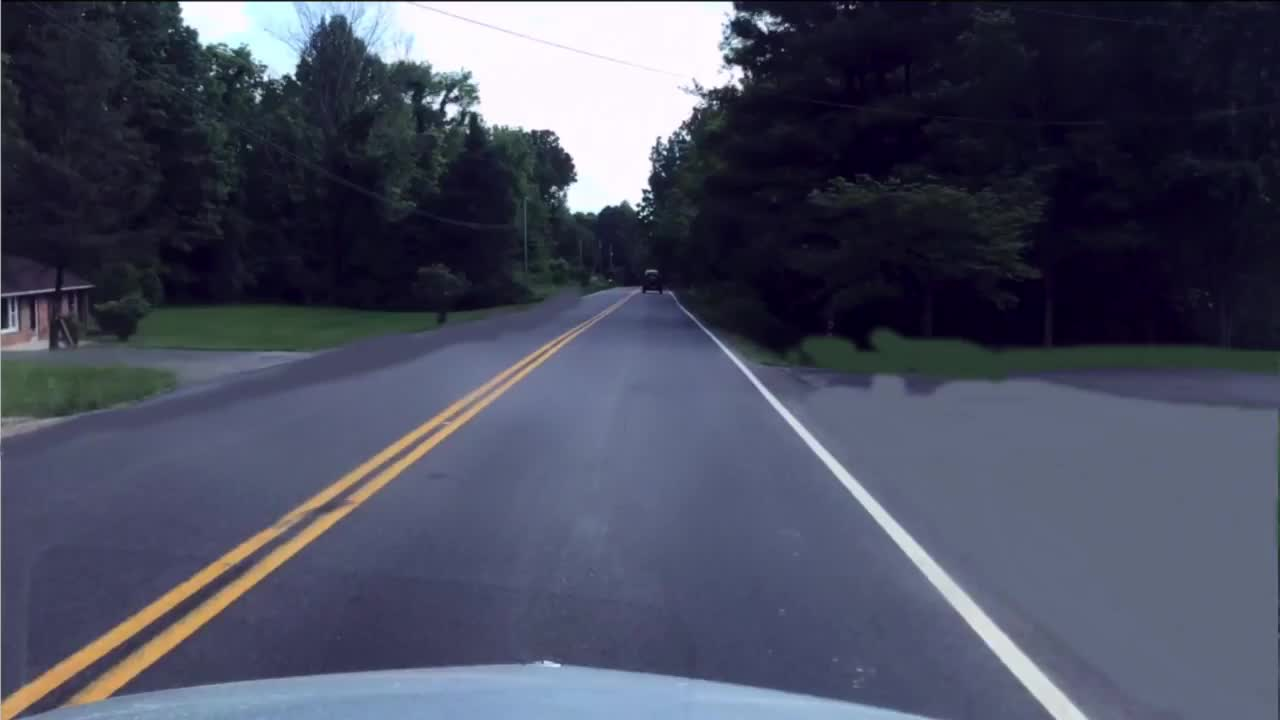
#> input picture Chapter 05. Image segmentation/images/car.png, 1280 x 720 px; the run also reads 1 picture not shown here
$ jupyter execute '5.1 Contour-based techniques.ipynb'   (older library calls are emulated)
#> lines starting #> are read from the running program, lines starting #| are printed output that depends on the picture; after the words box and inside, x2 and y2 are one past the last pixel; in counts of white or black regions, pixels touching at a corner belong together
# 5.1 Contour-based techniques for image segmentation

Image segmentation is the process of **assigning a label to every pixel in an image** such that pixels with the same label share certain characteristics. As a consequence, it produces regions whose pixels have similar properties (*e.g.* intensity, color, texture, or location in the image) which have a geometric and semantic meaning (see Fig.1). The result of image segmentation could be:
- a set of segments that collectively cover the entire image (e.g. thresholding),
- or a set of contours extracted from the image (e.g. edge detection).

<figure style="text-align:center">

  <figcaption>Fig. 1: Example of image segmentation where each region corresponds to an object in the scene.</figcaption>
</figure>

Conceptually, two traditional approaches to image segmentation exist (see Fig. 2):
- **Top-down segmentation** *(semantic segmentation)*, which considers that pixels from the same object in the scene should be in the same segmented region.
- **Bottom-up segmentation** *(pixel-driven segmentation)*, which establishes that similar pixels in the image must be in the same segmented region. $\\[5pt]$

<figure style="text-align:center">

  <figcaption>Fig. 2. An example of top-down and bottom-up approaches. Adopted from <a href="myfootnote1">[1]</a></figcaption>
</figure>

We put the spotlight here on bottom-up segmentation approaches. Methods following such approach can be grouped into:
- **Contour-based techniques**, which attempt to identify the image regions by detecting their contours.
- **Region-based techniques** that group together pixels that are similar.

In this book we are going to experience both, starting with **contour-based techniques**, whose are based on detecting specific contours in the image (e.g. circles). In this context, image contours are defined as edge pixels that enclose a region.

Contour-based techniques could be roughly classified into:
- **Local tecniques.** Try to segment regions by detecting closed contours, which typically enclose pixels with similar intensities.
   - LoG + zero crossing.
   - Edge following (Canny operator).
- **Global techniques.** Detect particular shapes in the image (circles, lines, etc.).
   - Hough transform.

This notebook will cover the **Hough transform** (<a href="#511">section 5.1.1</a>), a contour-based technique that can be used for detecting regions with an arbitrary shape in images.

## Problem context - Self-driving car

A prestigious company located at PTA (The Andalusia Technology Park) is organizing a [hackathon](https://en.wikipedia.org/wiki/Hackathon) for this year in order to motivate college students to make further progress in the autonomous cars field. Computer vision students at UMA decided to take part in it, but the organizers have posed an initial basic task to guarantee that participants have expertise in image processing techniques.

This way, the company sent to students a task for **implementing a basic detector of road lane lines using OpenCV in python**. We are lucky! These are two tools that we know well ;).

Detecting lines in a lane is a fundamental task for autonomous vehicles while driving on the road. It is the building block to other path planning and control actions like breaking and steering.

So here we are! We are going to detect road lane lines using Hough transform in OpenCV.$\\[5pt]$

<center>$\\[10pt]$</center>

[cell 1]
import numpy as np
import cv2
import math
import matplotlib.pyplot as plt
import matplotlib
import scipy.stats as stats

matplotlib.rcParams['figure.figsize'] = (10.0, 10.0)
images_path = './images/'

## 5.1.1 Hough transform <a id="511"></a>

The **Hough Transform** is a technique for the detection of arbitrary shapes in an image. For that, such shapes must be expressed in:

- analytical form (**classic Hough**), e.g. using the mathematical representation of lines, circles, ellipses, etc., or
- in a numerical form (**generalized Hough**) where the shape is given by a table.

Since our goal is to detect lines, we will focus here on analytically expressed shapes. Specifically, a line can be represented analytically as:

$$y = mx + n$$

or in its parametric form, as:

$$\rho = x \cos \theta + y \sin \theta$$

where $\rho$ is the perpendicular distance from the origin $(0,0)$ to the line, and $\theta$ is the angle formed by this perpendicular line and the horizontal axis measured in counter-clockwise (see Fig. 3). Thereby, we are going to represent lines using the pair of parameters $(\rho, \theta)$.

<figure style="text-align:center">

  <figcaption>Fig. 3. Parametric representation of a line.</figcaption>
</figure>

The Hough transform works by a voting procedure, which is carried out in a parameter space ($\rho,\theta$ in our case). This technique consists of the following steps:

1. **Build an accumulator matrix**, where rows index the possible values of $\rho$, and columns those for $\theta$. For example, if the possible values for $\rho$ are $0, 1, 2, \ldots d$ (where $d$ is the max distance e.g. diagonal size of the image) and those for $\theta$ are $0, 1, 2 \ldots 179$, the matrix shape would be $(d,180)$.

[cell 2]
# Define possible rho and theta values
theta_values = [0,np.pi/4,np.pi/2,3*np.pi/4]
rho_values = [0,1,2,3,4,5]

# Create the accumulator
acc = np.zeros([len(rho_values),len(theta_values)])

2. **Binarize the input image** to obtain pixels that are candidates to belong to the shape contours (e.g. by applying an edge detector).

[cell 3]
# Coordinates of white points in binary image
xs = np.array([1,2,3])
ys = np.array([4,3,2])

# Initial image
plt.subplot(221)
blank_image = np.zeros((6,4,1), np.uint8)
blank_image[ys,xs] = 255
plt.imshow(blank_image, cmap='gray');
plt.title('Initial binary image')

# Show them!
plt.subplot(222)
plt.plot(xs,ys,'rx')
plt.axis('scaled')
axes = plt.gca()
axes.set_xlim([0,4])
axes.set_ylim([0,6])
plt.gca().invert_yaxis()
plt.title('White pixels in binary image');
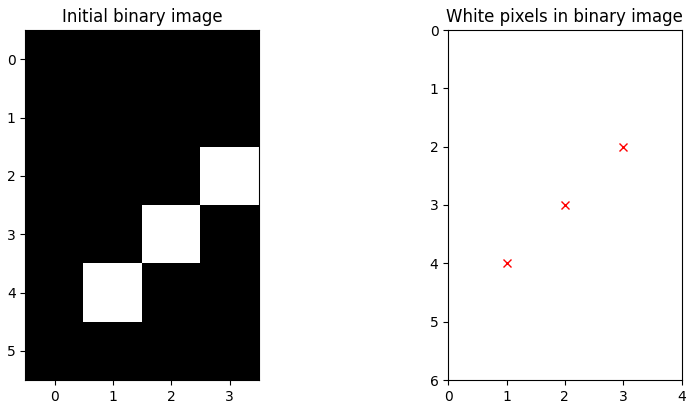
#> figure drawn by matplotlib, 2 panels

3. For each candidate (white pixel):
   1. **Evaluate**: Since the point coordinates $(x,y)$ are known, place them in the line parametric form and iterate over the possible values of $\theta$ to obtain the values for $\rho$. In the previous example $\rho_i = x \cos \theta_i + y \sin \theta_i, \forall i\in[0,180]$
   2. **Vote**: For every obtained pair $(\rho_i, \theta_i)$ increment by one the value of its associated cell in the accumulator.

If we do this with an accumulator with an enough resolution, we would get a sinusoid.

[cell 4]
# For each white pixel
# reset the accumulator
acc = np.zeros([len(rho_values),len(theta_values)])

for i in range (0,len(xs)):
    x = xs[i]
    y = ys[i]

    # Show the point voting
    subplot_index = str(32) + str(i*2+1)
    plt.subplot(int(subplot_index))
    plt.axis('scaled')
    axes = plt.gca()
    axes.set_xlim([0,4])
    axes.set_ylim([0,6])

    plt.plot(xs,ys,'rx')
    plt.plot(x,y,'co')

    plt.title('Pixel being evaluated at iteration ' + str(i+1))
    plt.gca().invert_yaxis()


    # Ecaluate the (x,y) coordinates for different values of theta, and
    # retrieve rho
    for theta_index in range(0,len(theta_values)):
        theta = theta_values[theta_index]
        rho = x*np.cos(theta) + y*np.sin(theta)
        rho = int(np.round(rho))
        # Vote!
        acc[rho][theta_index] += 1.0

    # Show the acccumulator
    subplot_index = str(32) + str(i*2+2)
    plt.subplot(int(subplot_index))
    plt.imshow(acc,cmap='gray',vmax=3);
    plt.xticks([0, 1, 2, 3], ['0','pi/4','pi/2','3pi/4'])
    plt.title('Accumulator values')
    print(acc.max())
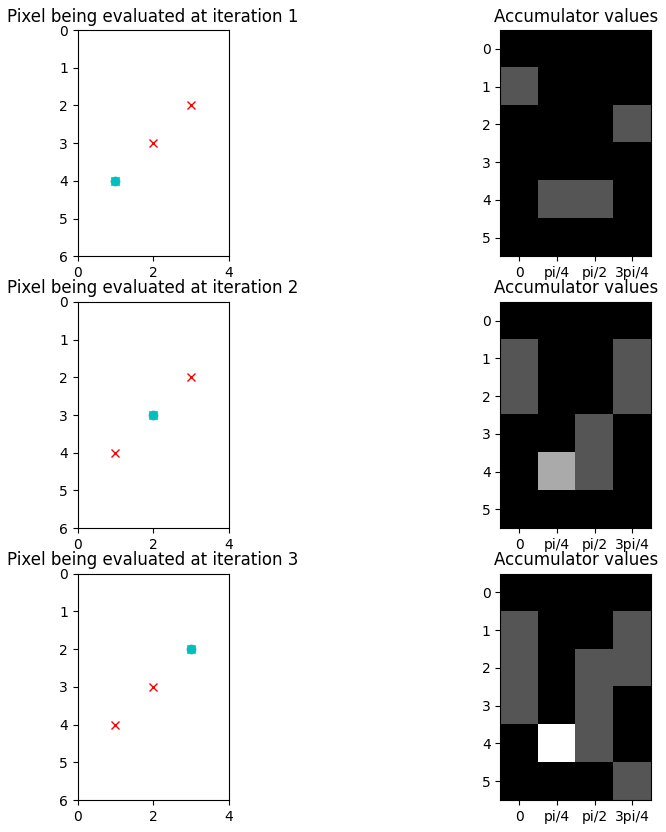
#> figure drawn by matplotlib, 6 panels

4. Finally, **obtain the shape candidates** by setting a threshold to control how many votes needs a pair $(\rho, \theta)$  to be considered a line, and by applying local maxima in the accumulator space. $\\[10pt]$

<figure style="text-align:center">

  <figcaption>Fig. 3. Left, image space. Right, parameter space illustrating the evolution of the votes. Note that in this example $\theta$ have only 8 possible values.</figcaption>
</figure>

The idea behind this algorithm is that when a pixel in the image space votes for all the lines that go through it in the parameter space, when a second pixel belonging to the same line votes, then the line connecting both pixels would have two votes.

#### <font color="orange">OpenCV pill</font>

OpenCV implements the method [`cv2.HoughLines()`](https://docs.opencv.org/4.2.0/dd/d1a/group__imgproc__feature.html#ga46b4e588934f6c8dfd509cc6e0e4545a) for detecting lines using the Hough transform. However, prior to its usage, and as commented in the `step 1.` of the algorithm, it is needed a binary image. For that we are going to resort to our old friend the Canny algorithm, so the detected edges will be the white pixes in the binary image.

As we now, noisy images seriously hamper the performance of computer vision techniques, and since [cv2.Canny()](https://docs.opencv.org/4.2.0/dd/d1a/group__imgproc__feature.html#ga04723e007ed888ddf11d9ba04e2232de) does not include blurring, we provide here a method called `gaussian_smoothing()` to assist you in that task.

[cell 5]
def gaussian_smoothing(image, sigma, w_kernel):
    """ Blur and normalize input image.

        Args:
            image: Input image to be binarized
            sigma: Standard deviation of the Gaussian distribution
            w_kernel: Kernel aperture size

        Returns:
            binarized: Blurred image
    """

    # Define 1D kernel
    s=sigma
    w=w_kernel
    kernel_1D = [np.exp(-z*z/(2*s*s))/np.sqrt(2*np.pi*s*s) for z in range(-w,w+1)]

    # Apply distributive property of convolution
    kernel_2D = np.outer(kernel_1D,kernel_1D)

    # Blur image
    smoothed_img = cv2.filter2D(image,cv2.CV_8U,kernel_2D)

    # Normalize to [0 254] values
    smoothed_norm = np.array(image.shape)
    smoothed_norm = cv2.normalize(smoothed_img,None, 0, 255, cv2.NORM_MINMAX)

    return smoothed_norm

### **<span style="color:green"><b><i>ASSIGNMENT 1: Detecting lines with Hough</i></b></span>**

**Your first task is** to apply [`cv2.HoughLines()`](https://docs.opencv.org/4.2.0/dd/d1a/group__imgproc__feature.html#ga46b4e588934f6c8dfd509cc6e0e4545a) to the image `car.png`, a test image taken from the frontal camera of a car. Draw the resultant lines using [`cv2.line()`](https://docs.opencv.org/4.2.0/d6/d6e/group__imgproc__draw.html#ga7078a9fae8c7e7d13d24dac2520ae4a2).

The main inputs of `cv2.HoughLines()` are:

- *image*: binary input image
- *rho*: distance resolution of the accumulator in pixels (usually 1, it may be bigger for high resolution images)
- *theta*: angle resolution of the accumulator in radians. (usually $\frac{\pi}{180}$)$\\[2pt]$
- *threshold*: only line candidates having a number of votes $>$ threshold are returned.

And it returns:
- a  $( n\_lines x 1 x 2 )$ array containing, in each row, the parameters of each detected line in the $[\rho,\theta]$ format.

*Note that, for drawing the lines, you have to [transform the resultant lines](https://answers.opencv.org/question/21132/draw-the-lines-detected-by-cvhoughlines/) from the $(\rho, \theta)$ space to Cartesian coordinates.*

Try different parameter values until you get something like this:

<figure style="text-align:center">

  <figcaption>Fig. 4. Example of lines detection.</figcaption>
</figure>

[cell 6]
# Assignment 1
# Read the image
image = cv2.imread(images_path + "car.png",-1)
#> image is the input picture: shape (720, 1280, 3); mean B, G, R 94.7, 76.1, 72.6

# Convert to RGB and get gray image
image = cv2.cvtColor(image, cv2.COLOR_BGR2RGB)
gray = cv2.cvtColor(image, cv2.COLOR_RGB2GRAY)
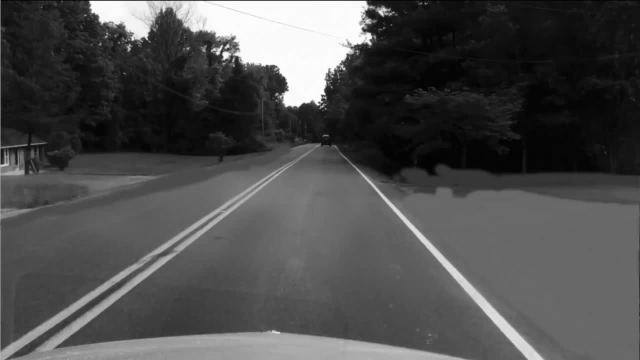
#> gray: shape (720, 1280) (shown at 1/2 size); min 1, max 255, mean 77.2

# Blur the gray image
gray = gaussian_smoothing(gray,2,5)

# Apply Canny algorithm
edges = cv2.Canny(gray,100,200,apertureSize = 3)
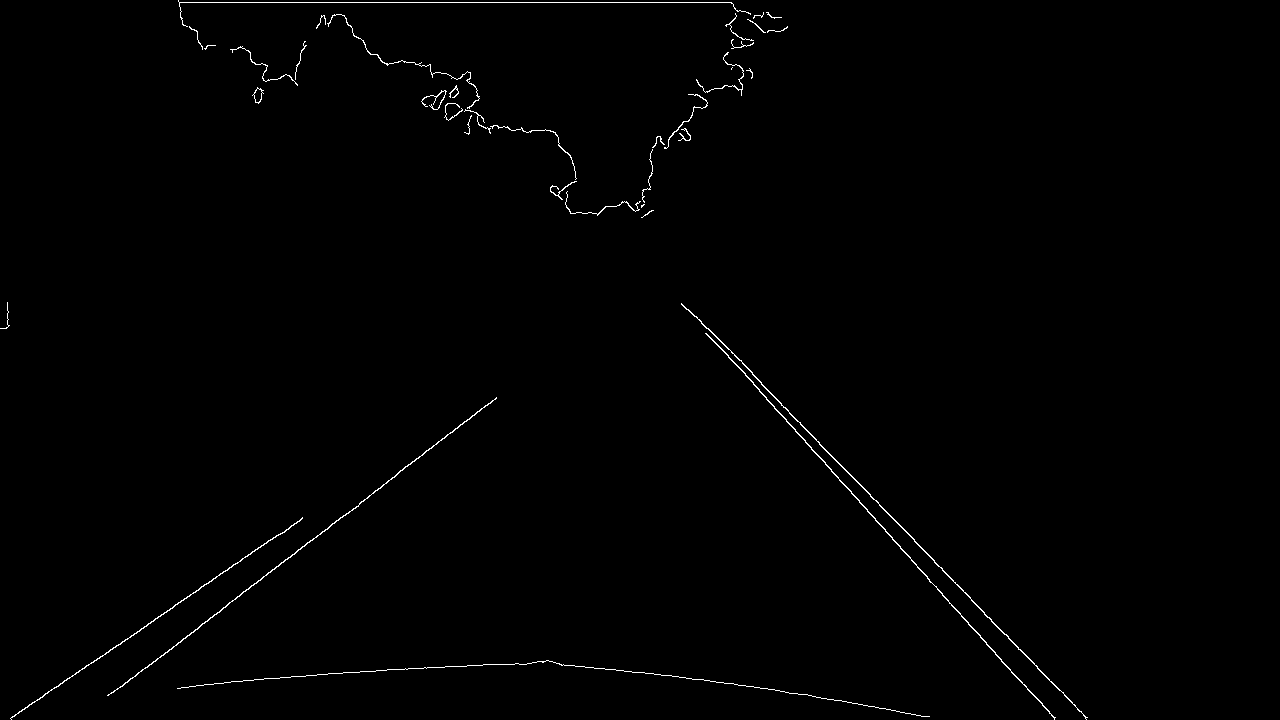
#> edges: shape (720, 1280); 0.64% white in thin lines or dots, all inside (x1, y1, x2, y2) = (0, 0, 1088, 720)

# Search for lines using Hough transform
lines = cv2.HoughLines(edges, rho=1, theta=np.pi/180, threshold=150)
#> lines = [[2, 1.57], [-303, 2.41], [-282, 2.37], [-262, 2.36], [617, 0.908], [600, 0.977], [596, 0.96], [689, 1.52], [695, 1.5], [-264, 2.36]]

# For each line
for i in range(0, len(lines)):

    # Transform from polar coordinates to cartesian coordinates
    rho = lines[i][0][0]
    theta = lines[i][0][1]

    a = math.cos(theta)
    b = math.sin(theta)

    x0 = rho * a
    y0 = rho * b

    # Get two points in that line
    x1 = int(x0 + 2000*(-b));
    y1 = int(y0 + 2000*(a))
    pt1 = (x1,y1)
    x2 = int(x0 - 2000*(-b))
    y2 = int(y0 - 2000*(a))
    pt2 = (x2,y2)

    # Draw the line in the RGB image
    cv2.line(image, pt1, pt2, (255,0,0), 3, cv2.LINE_AA)
#> this loop made 10 passes
#> (rho, theta, a, b, x0, y0, x1, y1) on passes 1 to 8: (2, 1.57, -4.37e-08, 1, -8.74e-08, 2, -2000, 1), (-303, 2.41, -0.743, 0.669, 225.2, -202.7, -1113, -1689), (-282, 2.37, -0.719, 0.695, 202.9, -195.9, -1186, -1634), (-262, 2.36, -0.707, 0.707, 185.3, -185.3, -1228, -1599), (617, 0.908, 0.616, 0.788, 379.9, 486.2, -1196, 1717), (600, 0.977, 0.559, 0.829, 335.5, 497.4, -1322, 1615), (596, 0.96, 0.574, 0.819, 341.9, 488.2, -1296, 1635), (689, 1.52, 0.0523, 0.999, 36.06, 688.1, -1961, 792)
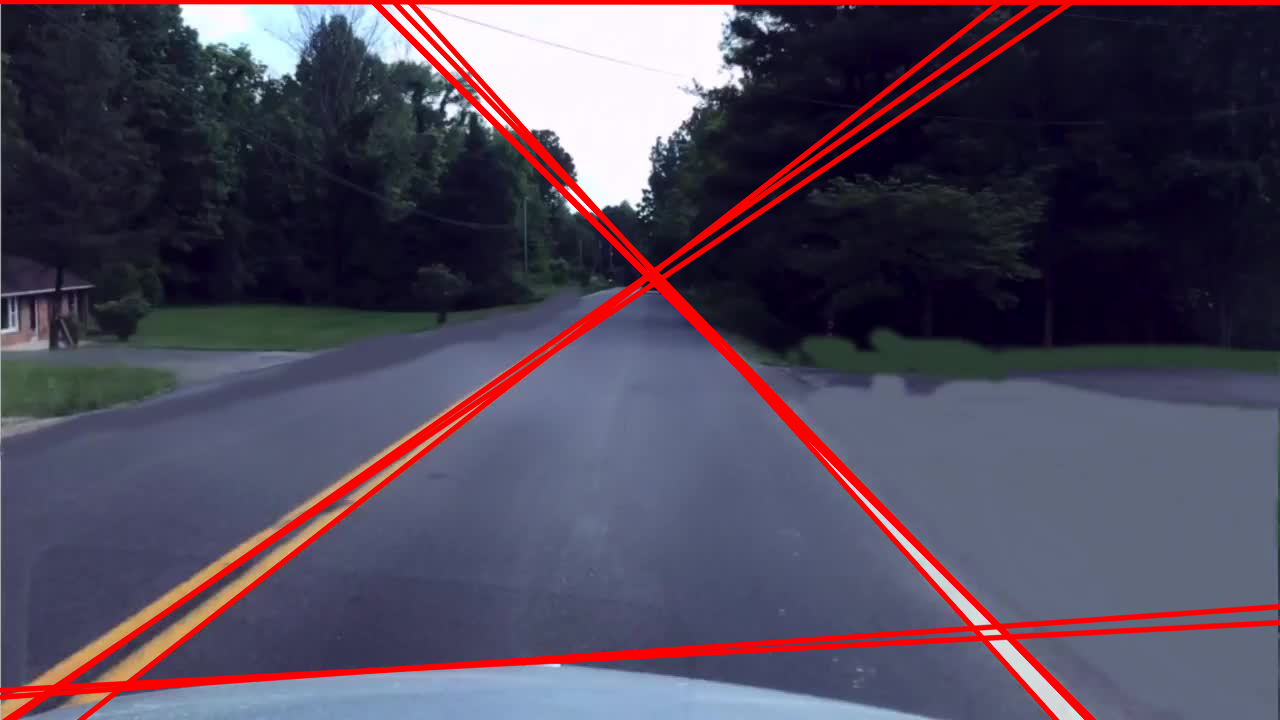
#> image: shape (720, 1280, 3); mean R, G, B 80.5, 70.8, 88.7

# Show resultant image
plt.imshow(image);

### 5.1.2.1 Probabilistic Hough transform

For high-resolution images and large accumulator sizes the Hough transform may need long execution times. However, in applications like autonomous cars a fast execution is mandatory. For example, having a car moving at 100km/h covers $\sim28$ meters in a second. Imagine how much lines can change in that time!

#### <font color="orange">OpenCV pill</font>

OpenCV provides with the method [`cv2.HoughLinesP()`](https://docs.opencv.org/4.2.0/dd/d1a/group__imgproc__feature.html#ga8618180a5948286384e3b7ca02f6feeb) a more complex implementation of the Hough Line Transform, which is called **probabilistic Hough Transform**. This alternative does not take all the points in the binary image into account, but a random subset of them that are still enough for line detection. This also results in lower thresholds when deciding if a line exists or not.

### **<span style="color:green"><b><i>ASSIGNMENT 2: Another option for detecting lines</i></b></span>**

Apply [`cv2.HoughLinesP()`](https://docs.opencv.org/4.2.0/dd/d1a/group__imgproc__feature.html#ga8618180a5948286384e3b7ca02f6feeb) to the image `car.png` and draw the detected lines.

This function returns:
- line segments `[x1,y1,x2,y2]` instead of the line equation parameters.

For that, two additional arguments are needed:
- minLineLength: line segments shorter than that are rejected.
- maxLineGap: maximum allowed gap between points on the same line to link them.

Try different parameter values until you get something like this:

<figure style="text-align:center">

  <figcaption>Fig. 5. Lines detection example with the probabilistic Hough Transform.</figcaption>
</figure>

[cell 7]
# Assigment 2
# Read the image
image = cv2.imread(images_path + "car.png",-1)

# Convert to RGB and get gray image
image = cv2.cvtColor(image, cv2.COLOR_BGR2RGB)
gray = cv2.cvtColor(image, cv2.COLOR_RGB2GRAY)

# Blur the gray image
gray = gaussian_smoothing(gray,1,2)
#> (the rest of the program and of its run is left out)
